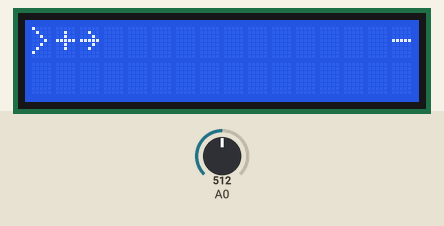
Simulated run of this sketch. Board: Arduino Uno, built with avr-gcc and run on an emulated ATmega328P. Shown: 16×2 character LCD. The test bench sets the inputs (shaded band); at power-on: A0 = 512.

Above: at 4.2 s.
4.3 s: A0 set to 982
At 4.7 s:
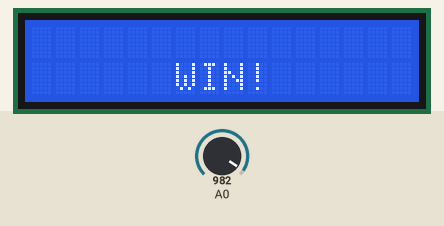
5.8 s: A0 set to 1014
At 7.2 s:
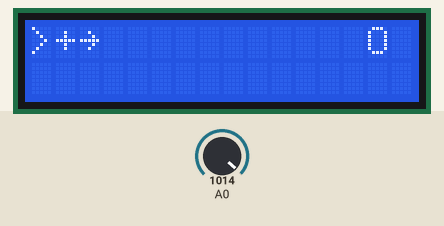
Timing chart, 0 to 8.8 s (numbered marks = the images above; inputs shaded):
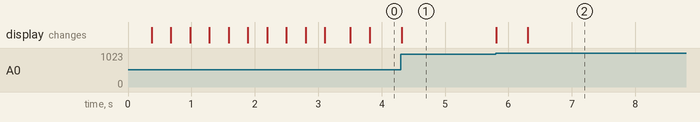

Measured:
- the behaviour switches between 1000 and 1001 on A0 (found by bisection; images 1 and 2)
- after the input at 5.8 s, the display: first changes at once (image 2 shows a later state)

The sketch:

lcd_gun_game_auto.ino
```cpp
#include<LiquidCrystal.h>
LiquidCrystal lcd(8,9,4,5,6,7);
int count=2;
void setup()
{
 lcd.begin(16,2);
 lcd.setCursor(0,0);
 lcd.print(">") ;
 lcd.setCursor(1,0);
 lcd.print("+");
 lcd.setCursor(2,0);
 lcd.print("~");
 lcd.setCursor(14,0);
 lcd.print("O");
}

void loop()
{
  int value = analogRead(A0);
  if(value>1000)
  {
    lcd.clear();
    lcd.setCursor(0,0);
    lcd.print(">") ;
    lcd.setCursor(1,0);
    lcd.print("+");
    lcd.setCursor(2,0);
    lcd.print("~");
    lcd.setCursor(14,0);
    lcd.print("O");
    count++;
    lcd.setCursor(count,0);
    lcd.print("-") ;
    delay(500);}
     else if (count<13)
     {
    lcd.clear();
    lcd.setCursor(0,0);
    lcd.print(">") ;
    lcd.setCursor(1,0);
    lcd.print("+");
    lcd.setCursor(2,0);
    lcd.print("~");
    lcd.setCursor(14,0);
    lcd.print("O");
    lcd.setCursor(count=count+1,0);
    lcd.print("-");
    delay(300);}
    if (count==13)
     {

    lcd.setCursor(13,0);
    lcd.print("-");
    delay(100);
    lcd.clear();
    lcd.setCursor(0,0);
    lcd.print(">") ;
    lcd.setCursor(1,0);
    lcd.print("+");
    lcd.setCursor(2,0);
    lcd.print("~");
    lcd.setCursor(count=count+1,0);
    lcd.print("*");
    delay(300);
    lcd.clear();
    lcd.setCursor(0,0);
    lcd.print(">") ;
    lcd.setCursor(1,0);
    lcd.print("+");
    lcd.setCursor(2,0);
    lcd.print("~");
    lcd.setCursor(15,0);
    lcd.print("-");
    delay(500);
    lcd.clear();
    lcd.setCursor(6,1);
    lcd.print("WIN!");
     }
}
```
